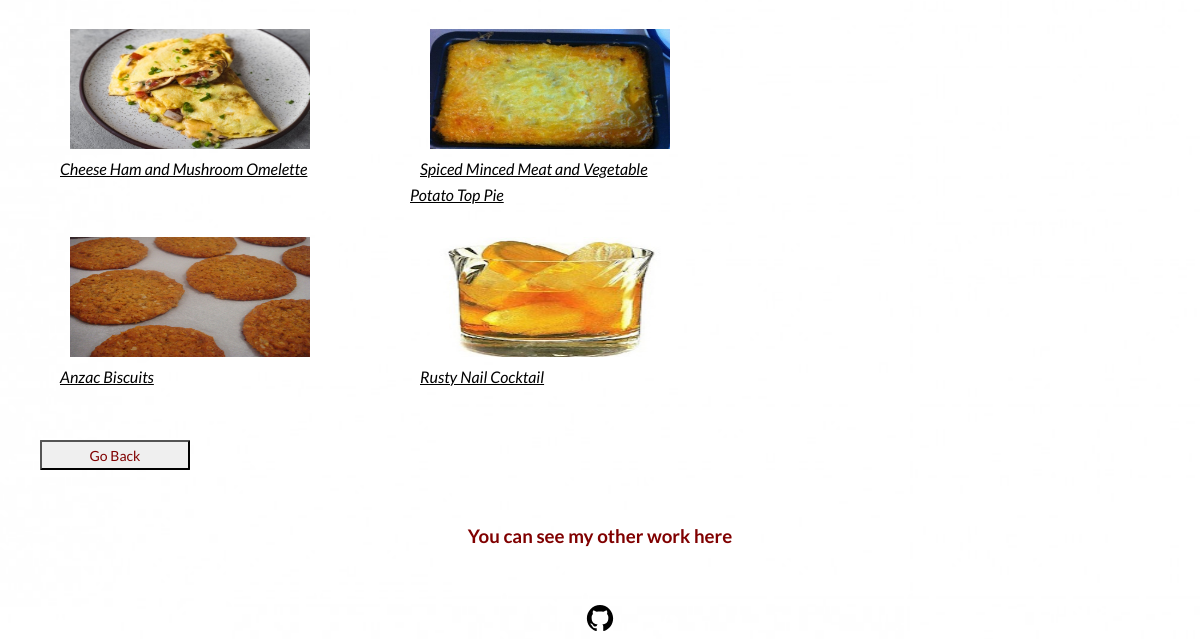
The page /list/ (signed in, lower part) on the database as committed earlier.
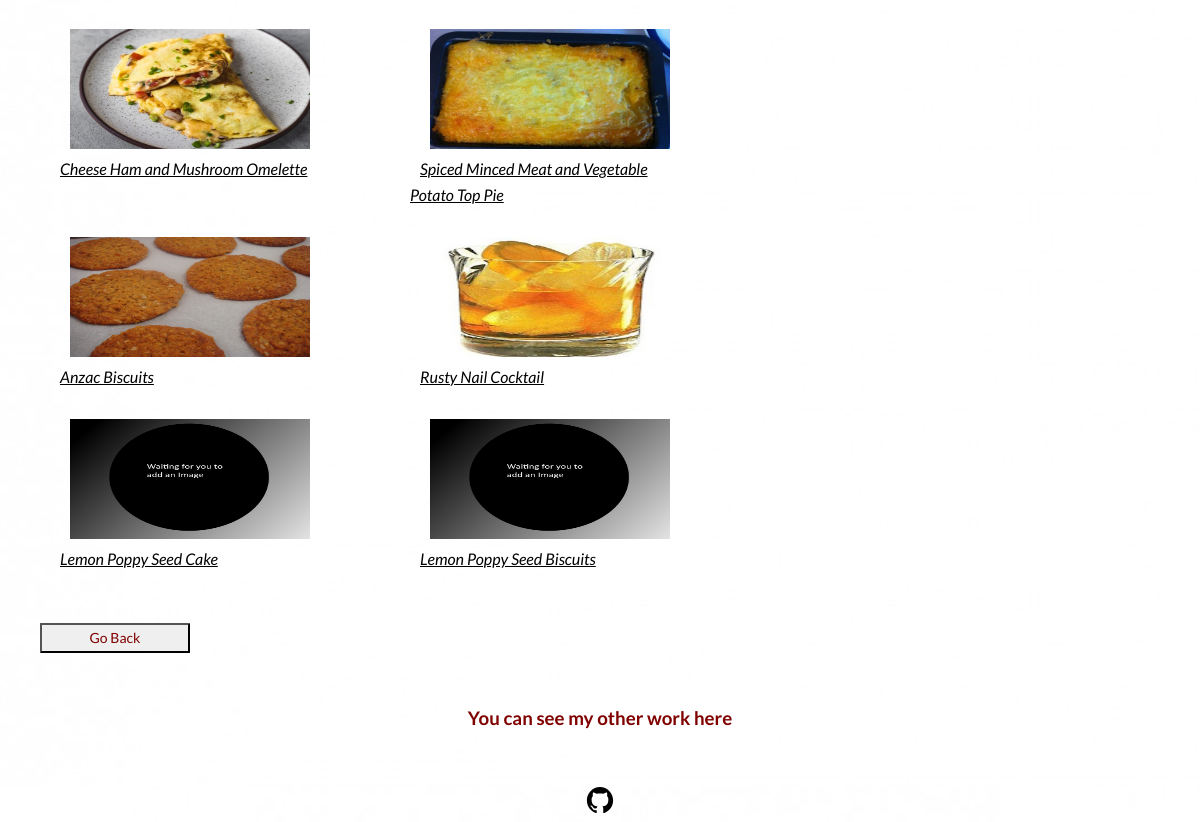
The same page on the database as committed later.
### recipes/models.py (models this page shows, shortened)
class Recipe(models.Model):
    name = models.CharField(max_length=50)
    ingredients = models.CharField(max_length=255, help_text="You must use a comma to separate the ingredients.")
    cooking_time = models.PositiveIntegerField(help_text="In minutes")
    type = models.CharField(max_length=50, choices=TYPE_CHOICES)
    instructions = models.TextField()
    pic = models.ImageField(upload_to='recipes', default='no_picture.jpg')
    def get_absolute_url(self):
      return reverse ('recipes:detail', kwargs={'pk': self.pk})

### recipes/views.py (the view)
# urls.py: path('list/', RecipeListView.as_view(), name='list'),
class RecipeListView(LoginRequiredMixin, ListView):
  model = Recipe
  template_name = 'recipes/main.html'

### recipes/templates/recipes/main.html (shortened to what this page needs)
{% load static %}
<!DOCTYPE html>
<html lang="en">
  <head>
    <link rel="stylesheet" type="text/css" href="{% static 'recipes/css/home.css' %}">
    <link rel="stylesheet" type="text/css" href="{% static 'recipes/css/main.css' %}">
  </head>
  <body>
    <div class="grid">
       {% for object in object_list %}
      <div class="grid_item">
        <div>
          <a href="{{object.get_absolute_url}}">
            <img class="recipe_image" src="{{object.pic.url}}" alt="{{object.name}}"/>
          </a>
        </div>
        <div>
          <a class="recipe_name" href="{{object.get_absolute_url}}">
            {{object.name}}
          </a>{% comment%} add links to recipe names  {% endcomment%}
        </div>
      </div>
        {% endfor %}
    </div>
    <br>
    <br>
    <div>
      <button class="back__btn" onclick="goBack()">Go Back</button>
    </div>
  </body>
  <footer class="page-footer">
    <br>
    <br>
    <h3>You can see my other work here</h3>
      <br>
      <br>
      <div class="social-media">
        <a href="https://github.com/Andrew0T" class="social-media__icons" target="blank">
          <!DOCTYPE svg  PUBLIC '-//W3C//DTD SVG 1.1//EN'  'http://www.w3.org/Graphics/SVG/1.1/DTD/svg11.dtd'>
        </a>
      </div>
    </footer>
</html>

### recipes/static/recipes/css/home.css (style rules this page uses)
:root { --background-color: #ffffff; --font-color: #000000; --hover-color: #006600; --active-color: #0000ff; --button-font: #800000; }
* { box-sizing: border-box; margin: auto 10px; }
body { background-color: var(--background-color); font-family: 'Lato', sans-serif; font-weight: 400; font-size: 16px; line-height: 1.6; color: var(--font-color); }
a { color: var(--font-color); }
h1, h2, h3 { text-align: center; color: var(--button-font); }
.back__btn { background-color: none; color: var(--button-font); font-size: 14px; font-family: 'Lato', sans-serif; height: 30px; width: 150px; border-radius: 1px; }
.page-footer { clear: both; display: flex; flex-direction: column; text-align: center; }
.social-media__icons { width: 30px; height: 30px; }

### recipes/static/recipes/css/main.css (style rules this page uses)
.grid { display: grid; grid-template-columns: 1fr 1fr; max-width: 720px; }
.grid_item { display: inherit; margin-top: 30px; background-color: none; color: var(--font-color); width: 50%; }
.recipe_name { font-size: 16px; font-style: italic; }
.recipe_image { width: 240px; height: 120px; max-width: 720px; max-height: 360px; min-width: 180px; min-height: 90px; }

Rows that differ between the two databases and show on the page:
added Recipe: pic (placeholder picture), name "Lemon Poppy Seed Cake"
added Recipe: pic (placeholder picture), name "Lemon Poppy Seed Biscuits"
